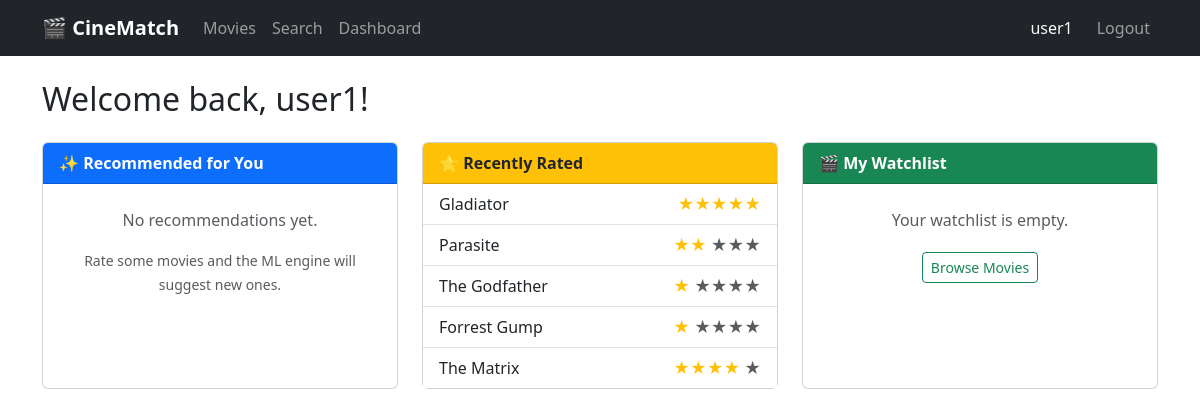
The page /dashboard/ (signed in) on the database its author committed.
### app/models.py (models this page shows, shortened)
class User(UserMixin, db.Model):
    __tablename__ = 'users'
    id            = db.Column(db.Integer, primary_key=True)
    username      = db.Column(db.String(80), unique=True, nullable=False)
    email         = db.Column(db.String(120), unique=True, nullable=False)
    password_hash = db.Column(db.String(256), nullable=False)
    created_at    = db.Column(db.DateTime, default=datetime.utcnow)
    ratings         = db.relationship('Rating', backref='user', lazy=True)
    watchlist       = db.relationship('Watchlist', backref='user', lazy=True)
    events          = db.relationship('EventLog', backref='user', lazy=True)
    recommendations = db.relationship('Recommendation', backref='user', lazy=True)

class Rating(db.Model):
    __tablename__ = 'ratings'
    id       = db.Column(db.Integer, primary_key=True)
    user_id  = db.Column(db.Integer, db.ForeignKey('users.id'), nullable=False)
    movie_id = db.Column(db.Integer, db.ForeignKey('movies.id'), nullable=False)
    score    = db.Column(db.Integer, nullable=False)   # 1-5
    rated_at = db.Column(db.DateTime, default=datetime.utcnow)
    __table_args__ = (
        db.UniqueConstraint('user_id', 'movie_id', name='unique_user_movie_rating'),
    )

class Movie(db.Model):
    __tablename__ = 'movies'
    id          = db.Column(db.Integer, primary_key=True)
    title       = db.Column(db.String(200), nullable=False)
    genre       = db.Column(db.String(100))
    year        = db.Column(db.Integer)
    director    = db.Column(db.String(100))
    description = db.Column(db.Text)
    poster_url  = db.Column(db.String(300))
    avg_rating  = db.Column(db.Float, default=0.0)
    ratings         = db.relationship('Rating', backref='movie', lazy=True)
    watchlist_items = db.relationship('Watchlist', backref='movie', lazy=True)
    recommendations = db.relationship('Recommendation', backref='movie', lazy=True)

### app/routes/dashboard.py (the view)
@dashboard_bp.route('/')
@login_required
def index():
    recommendations = (Recommendation.query
                       .filter_by(user_id=current_user.id)
                       .order_by(Recommendation.score.desc())
                       .limit(10)
                       .all())
    recent_ratings = (Rating.query
                      .filter_by(user_id=current_user.id)
                      .order_by(Rating.rated_at.desc())
                      .limit(5)
                      .all())
    watchlist = (Watchlist.query
                 .filter_by(user_id=current_user.id)
                 .order_by(Watchlist.added_at.desc())
                 .limit(5)
                 .all())
    return render_template('dashboard/index.html',
                           recommendations=recommendations,
                           recent_ratings=recent_ratings,
                           watchlist=watchlist)

### app/__init__.py (called while the page is built)
@login_manager.user_loader
def load_user(user_id):
    from app.models import User
    return User.query.get(int(user_id))

### app/templates/dashboard/index.html (shortened to what this page needs)
{% extends 'base.html' %}
{% block content %}
<h2 class="mb-4">Welcome back, {{ current_user.username }}!</h2>
<div class="row g-4">
    <div class="col-lg-4">
        <div class="card h-100">
            <div class="card-header bg-primary text-white fw-semibold">
                ✨ Recommended for You
            </div>
            <div class="card-body p-0">
                {% if recommendations %}
                <ul class="list-group list-group-flush">
                    {% for rec in recommendations %}
                    <li class="list-group-item d-flex justify-content-between align-items-center">
                        <a href="{{ url_for('movies.detail', id=rec.movie_id) }}"
                           class="text-decoration-none text-dark">{{ rec.movie.title }}</a>
                        <span class="badge bg-primary rounded-pill">{{ '%.2f'|format(rec.score) }}</span>
                    </li>
                    {% endfor %}
                </ul>
                {% else %}
                <div class="p-4 text-muted text-center">
                    <p>No recommendations yet.</p>
                    <small>Rate some movies and the ML engine will suggest new ones.</small>
                </div>
                {% endif %}
            </div>
        </div>
    </div>
    <div class="col-lg-4">
        <div class="card h-100">
            <div class="card-header bg-warning text-dark fw-semibold">
                ⭐ Recently Rated
            </div>
            <div class="card-body p-0">
                {% if recent_ratings %}
                <ul class="list-group list-group-flush">
                    {% for r in recent_ratings %}
                    <li class="list-group-item d-flex justify-content-between align-items-center">
                        <a href="{{ url_for('movies.detail', id=r.movie_id) }}"
                           class="text-decoration-none text-dark">{{ r.movie.title }}</a>
                        <span class="text-warning fw-bold">
                            {% for _ in range(r.score) %}★{% endfor %}
                            {% for _ in range(5 - r.score) %}<span class="text-muted">★</span>{% endfor %}
                        </span>
                    </li>
                    {% endfor %}
                </ul>
                {% endif %}
            </div>
        </div>
    </div>
    <div class="col-lg-4">
        <div class="card h-100">
            <div class="card-header bg-success text-white fw-semibold">
                🎬 My Watchlist
            </div>
            <div class="card-body p-0">
                {% if watchlist %}
                <ul class="list-group list-group-flush">
                    {% for item in watchlist %}
                    <li class="list-group-item d-flex justify-content-between align-items-center">
                        <a href="{{ url_for('movies.detail', id=item.movie_id) }}"
                           class="text-decoration-none text-dark">{{ item.movie.title }}</a>
                        <small class="text-muted">
                            {{ item.added_at.strftime('%b %d') }}
                        </small>
                    </li>
                    {% endfor %}
                </ul>
                {% else %}
                <div class="p-4 text-muted text-center">
                    <p>Your watchlist is empty.</p>
                    <a href="{{ url_for('movies.catalog') }}" class="btn btn-sm btn-outline-success mt-1">
                        Browse Movies
                    </a>
                </div>
                {% endif %}
            </div>
        </div>
    </div>
</div>
{% endblock %}

### app/templates/base.html (shortened to what this page needs)
<!DOCTYPE html>
<html lang="en">
<head>
    <link rel="stylesheet"
          href="https://cdn.jsdelivr.net/npm/bootstrap@5.3.3/dist/css/bootstrap.min.css">
</head>
<body>
<nav class="navbar navbar-expand-lg navbar-dark bg-dark">
    <div class="container">
        <a class="navbar-brand fw-bold" href="{{ url_for('movies.catalog') }}">🎬 CineMatch</a>
        <div class="navbar-nav me-auto">
            <a class="nav-link" href="{{ url_for('movies.catalog') }}">Movies</a>
            <a class="nav-link" href="{{ url_for('movies.search') }}">Search</a>
            {% if current_user.is_authenticated %}
            <a class="nav-link" href="{{ url_for('dashboard.index') }}">Dashboard</a>
            {% endif %}
        </div>
        <div class="navbar-nav ms-auto">
            {% if current_user.is_authenticated %}
                <span class="navbar-text me-3 text-light">{{ current_user.username }}</span>
                <a class="nav-link" href="{{ url_for('auth.logout') }}">Logout</a>
            {% else %}
                <a class="nav-link" href="{{ url_for('auth.login') }}">Login</a>
                <a class="nav-link" href="{{ url_for('auth.register') }}">Register</a>
            {% endif %}
        </div>
    </div>
</nav>
<div class="container mt-4">
    {% block content %}{% endblock %}
</div>
</body>
</html>

### rows shown on the page
User: username "user1"
Rating: movie "Gladiator"
Rating: movie "Parasite"
Rating: movie "The Godfather", score 1 (drawn)
Rating: movie "Forrest Gump", score 1 (drawn)
Rating: movie "The Matrix"
